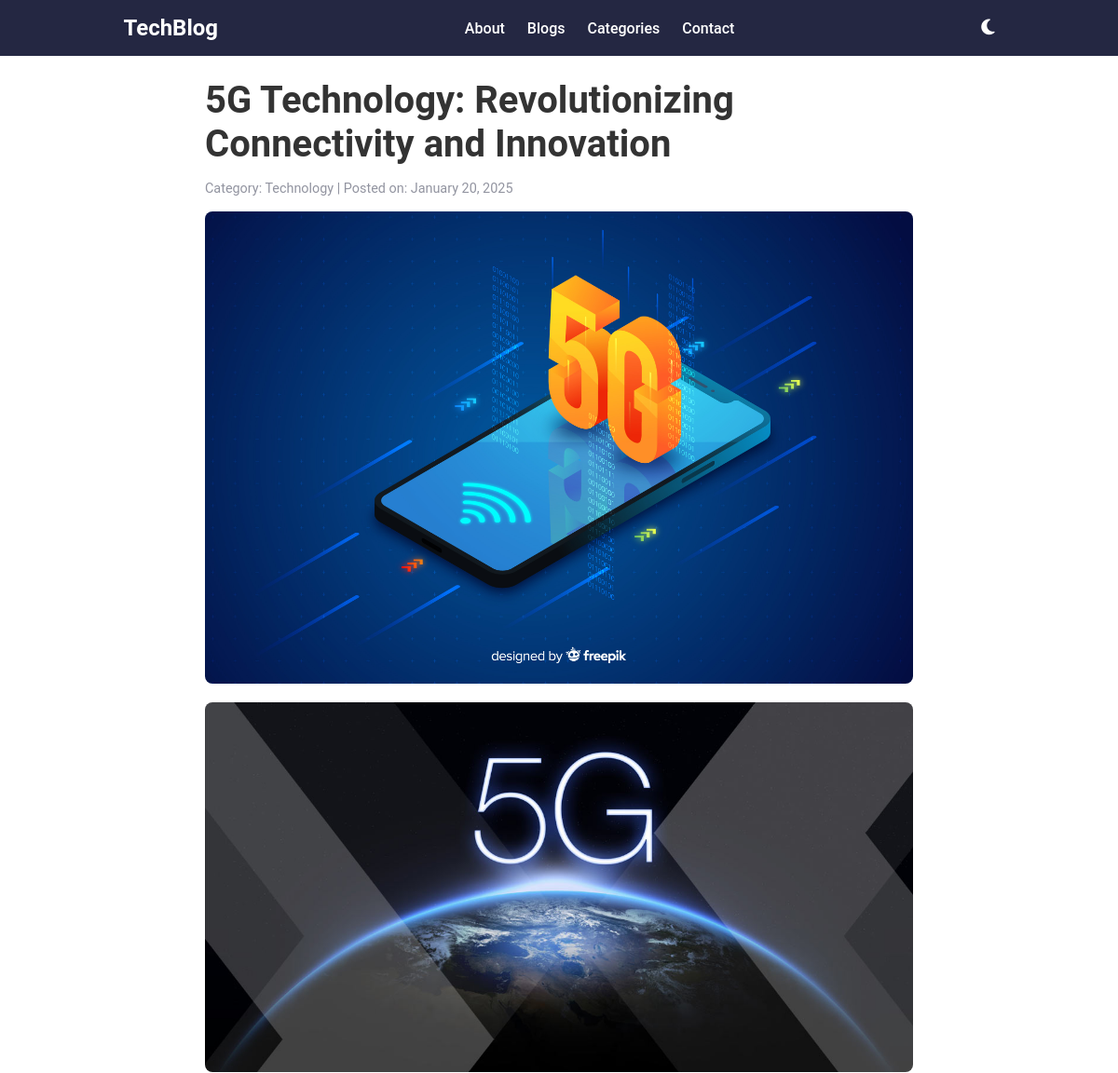
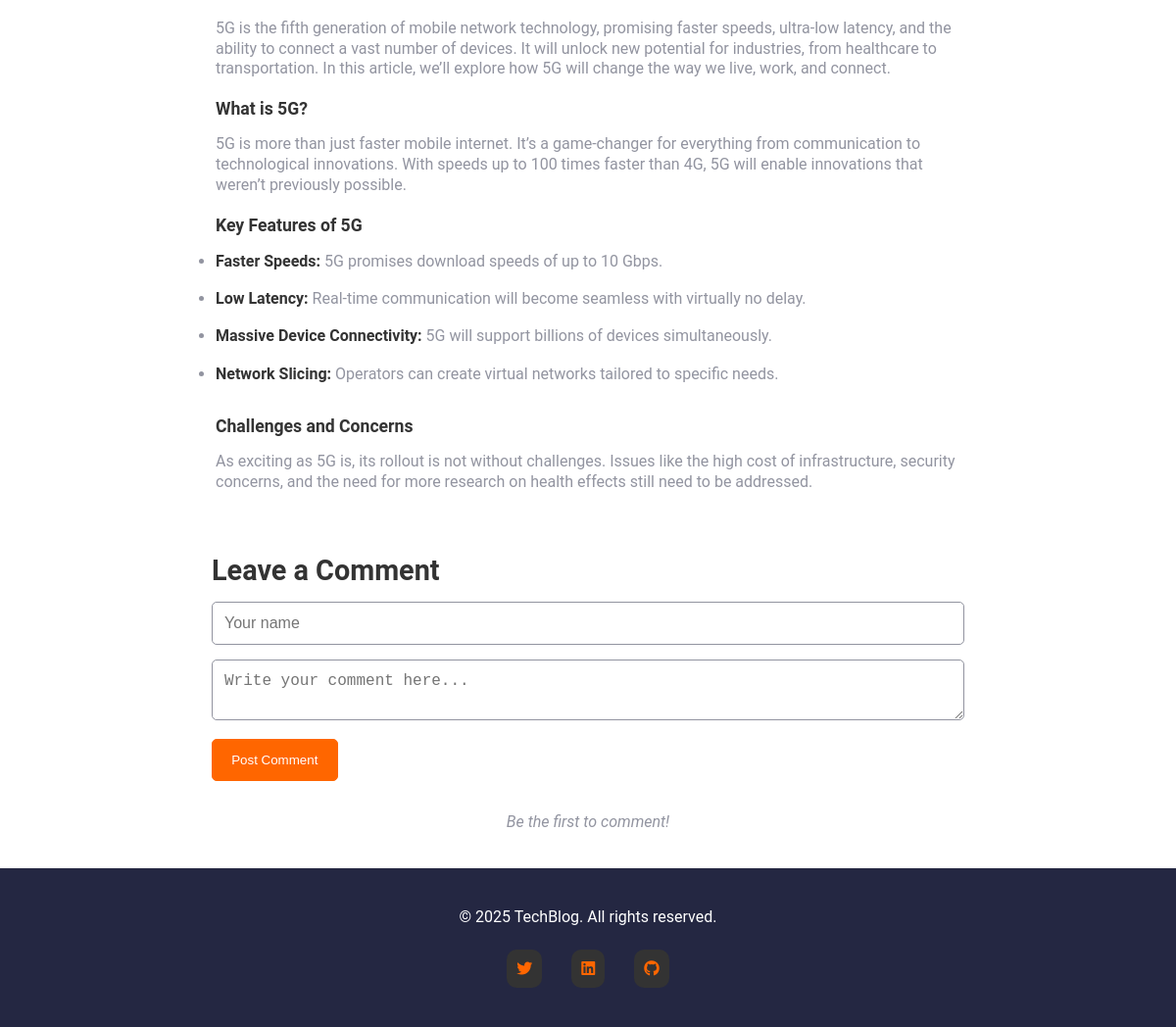
The app's page /post/4 with its own data (2 pictures, top to bottom).
### models.py (models this page shows)
class Post(db.Model):
    __tablename__ = 'posts'
    id = db.Column(db.Integer, primary_key=True)
    title = db.Column(db.String(100), nullable=False)
    excerpt = db.Column(db.String(255), nullable=False)
    content = db.Column(db.Text, nullable=False)
    category = db.Column(db.String(50))
    date_posted = db.Column(db.DateTime, default=datetime.utcnow)
    comments = db.relationship('Comment', backref='post', lazy=True)
    image_url = db.Column(db.String(200), nullable=True)

### app.py (the view)
    @app.route("/post/<int:post_id>")
    def post(post_id):
        post = Post.query.get_or_404(post_id)
        comments = Comment.query.filter_by(post_id=post.id).all()
        return render_template("post.html", post=post, comments=comments)

### templates/post.html (shortened to what this page needs)
{% extends "base.html" %}
{% block content %}
<article class="blog-post">
  <h1>{{ post.title }}</h1>
  <p class="post-meta">
    <span>Category: {{ post.category }} |</span>
    <span>Posted on: {{ post.date_posted.strftime('%B %d, %Y') }}</span>
  </p>
  <img src="{{ post.image_url }}" alt="Image for {{ post.title }}" class="post-image">
  <div class="post-content">
    {{ post.content|safe }}
  </div>
</article>
<section id="comments" class="comments-section">
  <h2>Leave a Comment</h2>
  <form id="comment-form" method="POST" action="/add_comment/{{ post.id }}">
    <input type="text" name="username" class="comment-input" placeholder="Your name" required>
    <textarea name="content" class="comment-input" placeholder="Write your comment here..." required></textarea>
    <button type="submit" class="submit-comment-btn">Post Comment</button>
  </form>
  <div id="comment-list" class="comment-list">
    {% if comments %}
    {% for comment in comments %}
    <div class="comment">
      <div class="comment-header">
        <div class="avatar">{{ comment.username[0] | upper }}</div>
        <h3>{{ comment.username }}</h3>
      </div>
      <p class="comment-content">{{ comment.body }}</p>
      <p class="comment-date">Posted on: {{ comment.date_posted.strftime('%B %d, %Y at %I:%M %p') }}</p>
    </div>
    {% endfor %}
    {% else %}
    <p class="no-comments">Be the first to comment!</p>
    {% endif %}
  </div>
</section>
{% endblock %}

### static/css/styles.css (style rules this page uses)
:root { --background-color: hsl(0, 0%, 100%); --text-color: hsl(0, 0%, 20%); --logo-color: hsl(0, 0%, 100%); --link-color: hsl(24, 100%, 50%); --button-bg: hsl(24, 100%, 50%); --button-color: hsl(0, 0%, 100%); --grey: hsl(231, 7%, 60%); --charcoal-grey: hsl(235, 18%, 26%); --dark-slate-grey: hsl(234, 29%, 20%); }
body { background-color: var(--background-color); font-family: "Roboto", "Open Sans", sans-serif, "Lora"; color: var(--text-color); transition: background-color 0.3s ease, color 0.3s ease; }
* { margin: 0; padding: 0; box-sizing: border-box; }
.post-content h2 { font-size: 1.1rem; margin-bottom: 1rem; width: 100%; }
.post-excerpt, .post-content p { font-size: 1rem; color: var(--grey); margin-bottom: 20px; line-height: 1.3; }
.post-meta { font-size: 0.9rem; color: var(--grey); margin-top: 0.8rem; }
.features { list-style: disc; margin-bottom: 2rem; }
.features li, .features-ol li { color: var(--grey); margin-bottom: 1rem; line-height: 1.4; }
li strong { color: var(--text-color); }
.blog-post { background-color: var(--background-color); padding: 20px; border-radius: 8px; margin-top: 4rem; max-width: 800px; margin: 0 auto; }
.blog-post h1 { font-size: 2.5rem; color: var(--text-color); margin-top: 4rem; margin-bottom: 1rem; }
.blog-post .post-meta { font-size: 0.9rem; color: var(--grey); margin-bottom: 1rem; }
.post-image { width: 100%; height: auto; border-radius: 8px; margin-bottom: 1rem; }
h2 { font-size: 1.8rem; margin-top: 1rem; margin-bottom: 1rem; }
.comments-section { margin-top: 1rem; padding: 0.4rem 1rem; border-radius: 8px; max-width: 800px; margin: 0 auto; }
.comments-section h2 { font-size: 1.8rem; margin-bottom: 15px; }
.comment-input { width: 100%; padding: 12px; font-size: 1rem; margin-bottom: 15px; border: 1px solid var(--grey); border-radius: 5px; }
.submit-comment-btn { padding: 0.8rem 1.2rem; background-color: var(--button-bg); color: var(--button-color); border: 1px solid var(--button-bg); border-radius: 5px; cursor: pointer; transition: background-color 0.4s ease; }
.comment-list { margin: 2rem 0; }
.no-comments { font-style: italic; color: var(--grey); text-align: center; margin-top: 1em; }

### records on screen
Post: title "5G Technology: Revolutionizing Connectivity and Innovation", category "Technology", date_posted "January 20, 2025", image_url (picture), content (picture), content "5G is the fifth generation of mobile network technology, promising faster speeds, ultra-low latency, and the ability to connect a vast number of devices. It will unlock new potential for industries, from healthcare to transportation. In this article, we’ll explore how 5G will change the way we live, work, and connect. What is 5G? 5G is more than just faster mobile internet. It’s a game-changer for everything from communication to technological innovations. With speeds up to 100 times faster than 4G, 5G will enable innovations that weren’t previously possible. Key Features of 5G Faster Speeds: 5G promises download speeds of up to 10 Gbps. Low Latency: Real-time communication will become…"
